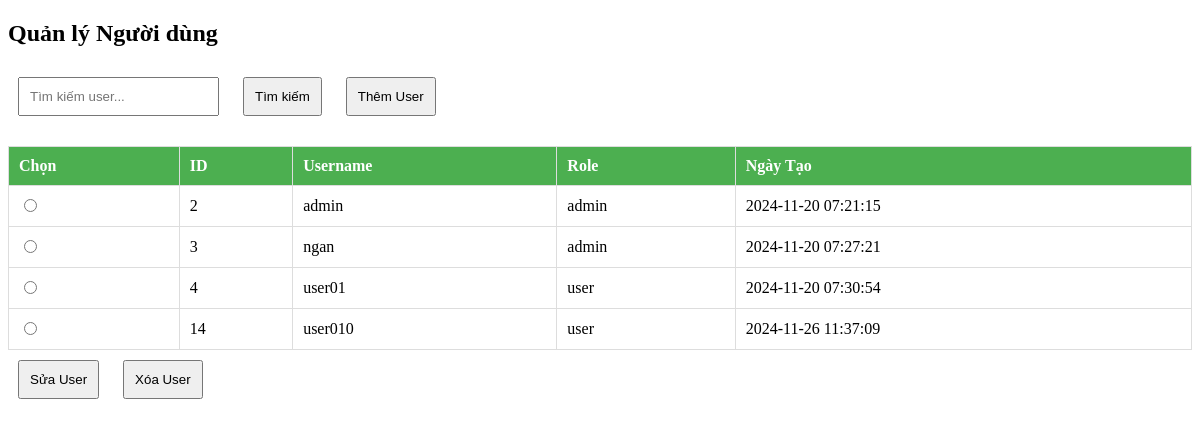
/admin/dashboard/users/users.php, run on the app's committed database.
### tables this page shows
CREATE TABLE `users` (
  `id` int(11) NOT NULL,
  `username` varchar(50) NOT NULL,
  `password` varchar(255) NOT NULL,
  `role` enum('admin','user') DEFAULT 'user',
  `created_at` timestamp NOT NULL DEFAULT CURRENT_TIMESTAMP
);

### admin/dashboard/users/users.php (the view, shortened to what this page needs)
<?php
include_once '../../../config/database.php';
$usersQuery = "SELECT * FROM users";
if (isset($_POST['submit_search'])) {
    $search = $_POST['search'];
    $searchQuery = " WHERE username LIKE ? OR role LIKE ?";
    $usersQuery .= $searchQuery;
    $searchTerm = "%" . $search . "%";
    $stmt = $conn->prepare($usersQuery);
    $stmt->bind_param("ss", $searchTerm, $searchTerm);
    $stmt->execute();
    $usersResult = $stmt->get_result();
} else {
    $usersResult = $conn->query($usersQuery);
}
?>
<!DOCTYPE html>
<html lang="vi">
<head>
</head>
<body>
    <h2>Quản lý Người dùng</h2>
    <form method="POST" id="search-form" style="display: inline;">
        <input type="text" name="search" placeholder="Tìm kiếm user..." value="<?php echo htmlspecialchars($search ?? ''); ?>">
        <button type="submit" name="submit_search">Tìm kiếm</button>
    </form>
  <button type="button" onclick="loadAddUserForm();">Thêm User</button>
    <form method="post" id="delete-form" style="display: inline;">
        <table>
            <thead>
                <tr>
                    <th>Chọn</th>
                    <th>ID</th>
                    <th>Username</th>
                    <th>Role</th>
                    <th>Ngày Tạo</th>
                </tr>
            </thead>
            <tbody id="users-table">
                <?php
                if (isset($usersResult) && $usersResult->num_rows > 0) {
                    while ($row = $usersResult->fetch_assoc()) {
                        echo "<tr>
                            <td><input type='radio' name='UserID' value='" . htmlspecialchars($row['id']) . "' required></td>
                            <td>" . htmlspecialchars($row['id']) . "</td>
                            <td>" . htmlspecialchars($row['username']) . "</td>
                            <td>" . htmlspecialchars($row['role']) . "</td>
                            <td>" . htmlspecialchars($row['created_at']) . "</td>
                        </tr>";
                    }
                } else {
                    echo "<tr><td colspan='5'>Không Có User nào.</td></tr>";
                }
                ?>
            </tbody>
        </table>
        <button type="button" class="editButton" onclick="setEditUser();">Sửa User</button>
        <button type="submit" name="delete" onclick="return confirmDelete();">Xóa User</button>
    </form>
</body>
</html>

### admin/dashboard/users/users.php (style rules this page uses)
input[type="text"], button { padding: 10px; margin: 10px; }
button[type="submit"] { margin-right: 10px; }
table { width: 100%; border-collapse: collapse; margin-top: 20px; }
table, th, td { border: 1px solid #ddd; }
th, td { padding: 10px; text-align: left; }
th { background-color: #4CAF50; color: white; }

### data on the page
users: id "2", username "admin", role "admin", created_at "2024-11-20 07:21:15"
users: id "3", username "ngan", role "admin", created_at "2024-11-20 07:27:21"
users: id "4", username "user01", role "user", created_at "2024-11-20 07:30:54"
users: id "14", username "user010", role "user", created_at "2024-11-26 11:37:09"
